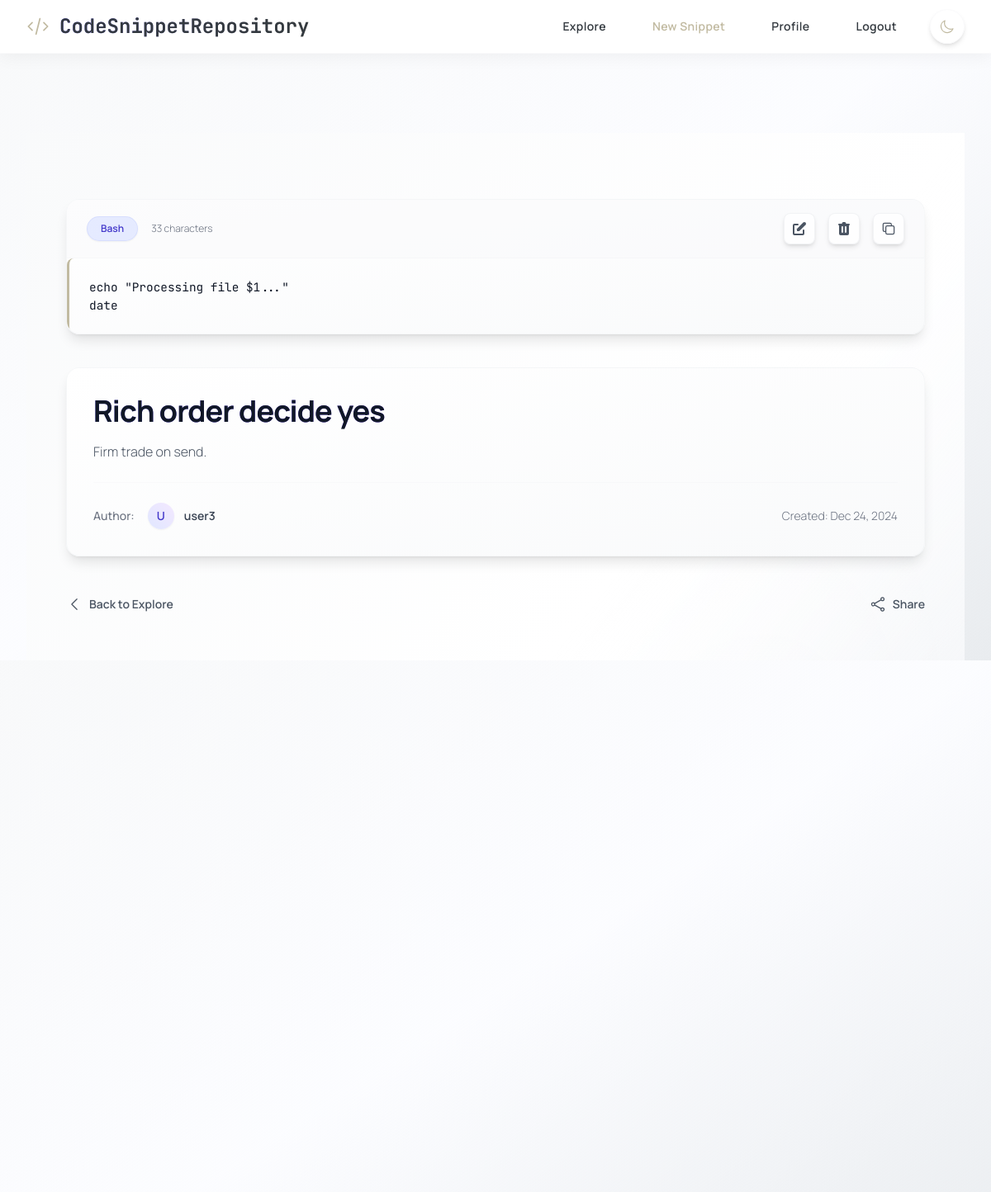
The page /snippet/16 (signed in) on the database its author committed.
### tables this page shows
CREATE TABLE snippets (
                id INTEGER PRIMARY KEY AUTOINCREMENT,
                user_id INTEGER NOT NULL,
                title TEXT NOT NULL,
                code TEXT NOT NULL,
                language TEXT NOT NULL,
                description TEXT,
                is_private INTEGER DEFAULT 0,
                views INTEGER DEFAULT 0,
                created_at TIMESTAMP DEFAULT CURRENT_TIMESTAMP,
                updated_at TIMESTAMP DEFAULT CURRENT_TIMESTAMP,
                FOREIGN KEY (user_id) REFERENCES users(id) ON DELETE CASCADE
            );

CREATE TABLE users (
                id INTEGER PRIMARY KEY AUTOINCREMENT,
                username TEXT UNIQUE NOT NULL,
                email TEXT UNIQUE NOT NULL,
                password TEXT NOT NULL,
                profile_picture TEXT,
                bio TEXT,
                age INTEGER,
                dob TEXT,
                profession TEXT,
                profile_setup INTEGER DEFAULT 0,
                created_at TIMESTAMP DEFAULT CURRENT_TIMESTAMP,
                join_date TIMESTAMP DEFAULT CURRENT_TIMESTAMP,
                full_name TEXT,
                status TEXT,
                experience REAL,
                education TEXT,
                skills TEXT,
                country TEXT,
                website TEXT
            );

### app.py (the view, shortened to what this page needs)
@app.route('/snippet/<int:id>')
def view_snippet(id):
    user_id = get_current_user_id()
    if not user_id:
        flash('Please login first.', 'error')
        return redirect(url_for('login'))
    conn = get_db()
    try:
        snippet = conn.execute('''
            SELECT s.*, u.username AS owner_username
            FROM snippets s
            JOIN users u ON s.user_id = u.id
            WHERE s.id = ? AND (s.user_id = ? OR s.is_private = 0)
        ''', (id, user_id)).fetchone()
        if snippet is None:
            flash('Snippet not found or you do not have permission to view it.', 'error')
            return redirect(url_for('profile')) # Or explore?
        snippet_data = dict(snippet)
        snippet_data['created_at'] = parse_db_date(snippet_data.get('created_at'))
        snippet_data['updated_at'] = parse_db_date(snippet_data.get('updated_at'))
        return render_template('view_snippet.html', snippet=snippet_data) # Pass dict
    except sqlite3.Error as e:
        conn.rollback() # Rollback view count if it was attempted before error
        app.logger.error(f"DB Error viewing snippet {id} for user {user_id}: {e}")
        flash('Error loading snippet.', 'error')
        return redirect(url_for('profile'))

### app.py (called while the page is built)
def parse_db_date(date_str):
    if not date_str:
        return None
    try:
        return datetime.strptime(date_str, '%Y-%m-%d %H:%M:%S')
    except (ValueError, TypeError) as e:
        try:
            app.logger.warning(f"Could not parse date string '{date_str}': {e}")
        except RuntimeError: # Handle cases outside app context if necessary
            print(f"Warning: Could not parse date string '{date_str}': {e}")
        return None # Return None if parsing fails

def get_db():
    db = getattr(g, '_database', None)
    if db is None:
        db_path = os.path.join(app.root_path, DATABASE) # Construct path safely
        try:
             db = g._database = sqlite3.connect(db_path)
             db.row_factory = sqlite3.Row # Use Row factory
        except sqlite3.Error as e:
            app.logger.error(f"Database connection error: {e}") # Use app logger
            raise # Reraise the error
    return db

@app.teardown_appcontext
def close_connection(exception):
    db = getattr(g, '_database', None)
    if db is not None:
        try:
            db.close()
        except sqlite3.Error as e:
             app.logger.error(f"Error closing database connection: {e}") # Use app logger

def get_current_user_id():
    return session.get('user_id')

### templates/view_snippet.html (shortened to what this page needs)
{% extends "base.html" %}
{% block content %}
<div class="min-h-screen bg-gradient-to-br from-gray-50 via-white to-indigo-50/20 dark:from-gray-900 dark:via-gray-950 dark:to-indigo-900/30 text-gray-900 dark:text-gray-100 font-['Manrope',_sans-serif] antialiased py-16 sm:py-20 relative isolate overflow-hidden">
    <div class="absolute inset-0 -z-10 bg-[radial-gradient(ellipse_at_center,_rgba(255,255,255,0.15)_0%,_rgba(0,0,0,0)_70%)] dark:bg-[radial-gradient(ellipse_at_center,_rgba(79,70,229,0.1)_0%,_rgba(0,0,0,0)_70%)] page-texture" aria-hidden="true"></div>
    <div class="max-w-6xl mx-auto px-4 sm:px-6 lg:px-12 xl:px-16">
        <div class="bg-gradient-to-br from-white to-gray-50 dark:from-gray-900 dark:to-indigo-950/30 rounded-2xl shadow-lg border border-gray-200/30 dark:border-indigo-900/30 overflow-hidden mb-10 backdrop-blur-sm">
            <div class="flex flex-wrap justify-between items-center gap-4 px-6 py-4 border-b border-gray-200/20 dark:border-indigo-900/30 bg-gray-50/50 dark:bg-indigo-950/20">
                <div class="flex items-center gap-4">
                    <span class="snippet-language inline-flex items-center px-4 py-1.5 rounded-full text-xs font-semibold bg-indigo-100/80 dark:bg-indigo-900/80 text-indigo-700 dark:text-indigo-300 border border-indigo-200/50 dark:border-indigo-800/50 shadow-sm">
                        {{ snippet['language'] | default('?') }}
                    </span>
                    <span class="text-xs text-gray-500 dark:text-gray-400 font-light hidden sm:inline">
                        {{ snippet['code'] | length if snippet['code'] else 0 }} characters
                    </span>
                </div>
                <div class="flex items-center space-x-4">
                    {% if session['user_id'] == snippet['user_id'] %}
                        <a href="{{ url_for('edit_snippet', id=snippet['id']) }}" title="Edit Snippet" class="group inline-flex items-center p-2 text-gray-600 dark:text-gray-400 bg-white/80 dark:bg-gray-900/80 hover:bg-indigo-100 dark:hover:bg-indigo-900 border border-gray-200/50 dark:border-indigo-900/50 rounded-lg shadow-md hover:shadow-lg transition-all duration-300 ease-out transform hover:scale-105">
                        </a>
                        <form action="{{ url_for('delete_snippet', id=snippet['id']) }}" method="POST" class="inline" onsubmit="return confirm('Are you sure you want to delete this snippet permanently?');">
                            <button type="submit" title="Delete Snippet" class="group inline-flex items-center p-2 text-gray-600 dark:text-gray-400 bg-white/80 dark:bg-gray-900/80 hover:bg-red-100 dark:hover:bg-red-900/50 border border-gray-200/50 dark:border-indigo-900/50 rounded-lg shadow-md hover:shadow-lg transition-all duration-300 ease-out transform hover:scale-105">
                            </button>
                        </form>
                    {% endif %}
                    <button type="button" id="copy-button" title="Copy Code" class="group inline-flex items-center p-2 text-gray-600 dark:text-gray-400 bg-white/80 dark:bg-gray-900/80 hover:bg-indigo-100 dark:hover:bg-indigo-900 border border-gray-200/50 dark:border-indigo-900/50 rounded-lg shadow-md hover:shadow-lg transition-all duration-300 ease-out transform hover:scale-105">
                    </button>
                </div>
            </div>
            <div class="code-block-wrapper overflow-x-auto scrollbar-thin">
                <pre class="line-numbers !m-0 !p-6 bg-transparent"><code id="codeBlock" class="language-{{ snippet['language'] | default('plain') }}">{{ snippet['code'] }}</code></pre>
            </div>
        </div>
        <section aria-labelledby="snippet-details-heading" class="bg-gradient-to-br from-white to-gray-50 dark:from-gray-900 dark:to-indigo-950/30 p-8 rounded-2xl shadow-lg border border-gray-200/30 dark:border-indigo-900/30 backdrop-blur-sm">
            <h1 id="snippet-details-heading" class="text-3xl sm:text-4xl font-bold text-gray-900 dark:text-white mb-4 bg-clip-text bg-gradient-to-r from-indigo-600 to-purple-600 dark:from-indigo-400 dark:to-purple-400 tracking-tight">
                {{ snippet['title'] | default('Snippet') }}
            </h1>
            {% if snippet['description'] %}
                <div class="text-gray-600 dark:text-gray-300 text-base font-light leading-relaxed mb-6 prose prose-indigo dark:prose-invert max-w-none">
                    {{ snippet['description'] | safe }}
                </div>
            {% endif %}
            <div class="flex flex-col sm:flex-row justify-between items-start sm:items-center gap-4 text-sm border-t border-gray-200/20 dark:border-indigo-900/30 pt-6">
                <div class="flex items-center space-x-4">
                    <span class="text-gray-500 dark:text-gray-400 font-medium">Author:</span>
                    <a href="{{ url_for('profile', username=snippet['owner_username']) }}" class="inline-flex items-center gap-3 group">
                        <span class="h-8 w-8 rounded-full bg-gradient-to-tr from-indigo-100 to-purple-100 dark:from-indigo-800 dark:to-purple-800 text-indigo-700 dark:text-indigo-300 text-sm font-semibold flex items-center justify-center group-hover:ring-2 group-hover:ring-indigo-400 transition-all duration-200 shadow-sm">
                            {{ snippet['owner_username'][0]|upper if snippet['owner_username'] else '?' }}
                        </span>
                        <span class="font-semibold text-gray-700 dark:text-gray-200 group-hover:text-indigo-600 dark:group-hover:text-indigo-400 transition-colors">
                            {{ snippet['owner_username'] | default('Unknown') }}
                        </span>
                    </a>
                </div>
                <span class="text-gray-500 dark:text-gray-400 font-light flex-shrink-0">
                    Created: {{ snippet['created_at'].strftime('%b %d, %Y') if snippet['created_at'] else 'Unknown Date' }}
                </span>
            </div>
        </section>
        <nav class="mt-12 flex justify-between items-center">
            <a href="{{ url_for('explore') }}" class="inline-flex items-center text-sm font-semibold text-gray-600 dark:text-gray-400 hover:text-indigo-600 dark:hover:text-indigo-400 transition-colors group">
                <svg xmlns="http://www.w3.org/2000/svg" class="h-5 w-5 mr-2 group-hover:-translate-x-1 transition-transform duration-200" fill="none" viewBox="0 0 24 24" stroke-width="1.5" stroke="currentColor"><path stroke-linecap="round" stroke-linejoin="round" d="M15.75 19.5L8.25 12l7.5-7.5" /></svg>
                Back to Explore
            </a>
            {% if 'user_id' in session %}
                <button type="button" id="share-button" aria-label="Share snippet" class="inline-flex items-center text-sm font-semibold text-gray-600 dark:text-gray-400 hover:text-indigo-600 dark:hover:text-indigo-400 transition-colors group">
                    <span class="button-text">Share</span>
                </button>
            {% endif %}
        </nav>
    </div>
</div>
{% endblock %}

### templates/base.html (style rules this page uses)
html, body { height: 100%; margin: 0; padding: 0; overflow-y: auto; }
pre { background-color: #FFFFFF/90; border-left: 3px solid #C1BAA1; border-radius: 0.5rem; padding: 1.25rem; margin: 1rem 0; font-family: 'JetBrains Mono', monospace; font-size: 0.9rem; transition: all 0.3s ease-out; }

### rows shown on the page
snippets: language "Bash", code "echo \"Processing file $1...\" date", title "Rich order decide yes", description "Firm trade on send.", created_at "Dec 24, 2024"
users: username "U", owner_username "user3"

### other values the page prints
{{ snippet['code'] | length if snippet['code'] else 0 }} "33"
